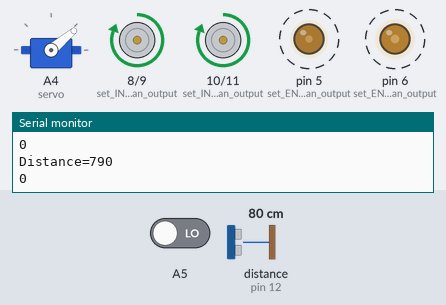
Recording of a sketch running on a simulated Arduino Uno, built with avr-gcc and run on an emulated ATmega328P. On the bench: servo, motor-driver pin pairs drawn as motors (green arrow = first pin HIGH = forward, orange = second pin HIGH = backward, longer = more drive), output pins drawn as LEDs (lit = HIGH), the last lines printed to the serial monitor. Wiring (inferred from the names in the program): ultrasonic range finder: trigger pin 7; echo pin 12. Dashed ring = blinking. Inputs (shaded band) come from the test bench; at power-on: A5 LOW, distance to the obstacle (sensor on pin 12) 80 cm. The echo pulse lasts 58.3 µs per cm; pins used as bus, display or sensor lines are not drawn.

Above: at 1.2 s.
1.3 s: A5 driven HIGH
At 1.7 s:
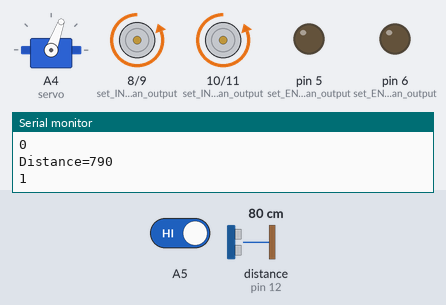
At 3.1 s:
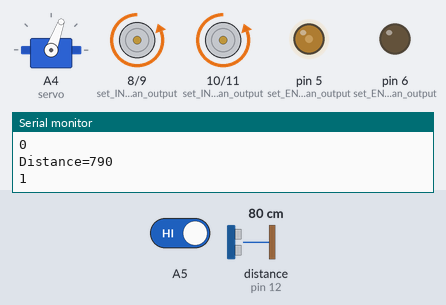
4.3 s: A5 driven LOW
At 5.76 s:
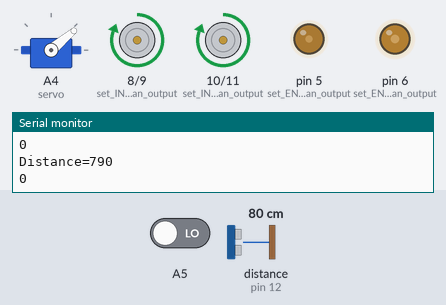
7.3 s: distance to the obstacle (sensor on pin 12) set to 27 cm
10.3 s: distance to the obstacle (sensor on pin 12) set to 23 cm
13.3 s: distance to the obstacle (sensor on pin 12) set to 17 cm
16.3 s: distance to the obstacle (sensor on pin 12) set to 13 cm
At 17.0 s:
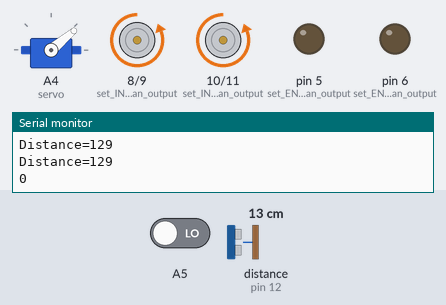
Timing chart, 0 to 24.3 s (numbered marks = the images above; inputs shaded):
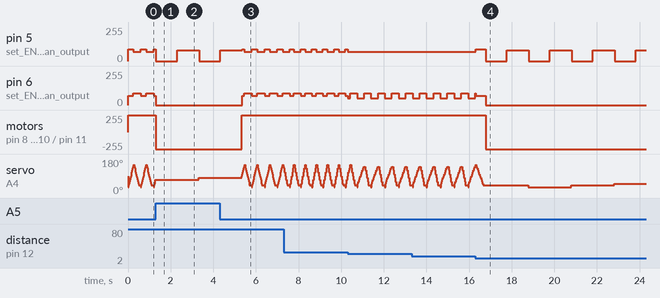

Measured:
- the behaviour switches between 16 and 15 cm on distance to the obstacle (sensor on pin 12) (found by bisection; images 3 and 4)
- after the input at 1.3 s, motor on pin 8 (set_IN1_as_an_output) / pin 9 (set_IN2_as_an_output), motor on pin 10 (set_IN3_as_an_output) / pin 11 (set_IN4_as_an_output): forward 255/255 → backward 255/255 at once
- after the input at 4.3 s, pin 6 (set_ENB_as_an_output): 0/255 → 70/255 after 1.1 s, then repeats every 0.60 s: 90/255 0.35 s, 70/255 0.25 s; motor on pin 8 (set_IN1_as_an_output) / pin 9 (set_IN2_as_an_output), motor on pin 10 (set_IN3_as_an_output) / pin 11 (set_IN4_as_an_output): backward 255/255 → forward 255/255 after 1.0 s
- after the input at 16.3 s, pin 5 (set_ENA_as_an_output): 70/255 → 90/255 at once, then repeats every 2.0 s: 0/255 1.0 s, 80/255 1.0 s; motor on pin 8 (set_IN1_as_an_output) / pin 9 (set_IN2_as_an_output), motor on pin 10 (set_IN3_as_an_output) / pin 11 (set_IN4_as_an_output): forward 255/255 → backward 255/255 after 0.48 s

The sketch:

sketch_apr02b.ino
```cpp
#include <Servo.h>


// These #define statements make the code more readable.
// Instead of a pin number "7" or "12" we can write "ECHO" or "TRIG"
#define ECHO 12
#define TRIG 7

int servoPin = A4;
  Servo servo;
  int angle = 0;   // servo position in degrees

void setup() {
  pinMode(ECHO,INPUT); //Initialise pin 12 as an input
  pinMode(TRIG,OUTPUT); //Initialise pin 7 as an output
  Serial.begin(9600); //begin serial communication
  pinMode(5,OUTPUT); //set ENA as an output
  pinMode(6,OUTPUT); //set ENB as an output
  pinMode(8,OUTPUT); //set IN1 as an output
  pinMode(9,OUTPUT); //set IN2 as an output
  pinMode(10,OUTPUT); //set IN3 as an output
  pinMode(11,OUTPUT); //set IN4 as an output
  servo.attach(A4);

}

void loop() {
    for(angle = 30; angle < 150; angle=angle+10)
  {
      unsigned int distance_mm = 0; //This variable will hold the distance
      leftForwards();
      rightForwards();
      distance_mm = sonar_mm(); //call the function sonar_mm and store the result in distance_mm
      Serial.print("Distance="); //print the result to the serial monitor
      Serial.println(distance_mm);
      int sensorVal = digitalRead(A5);
      Serial.println(sensorVal);

      if(distance_mm <= 150 && distance_mm <=100 && sensorVal==0)
       {
             leftForwards();
             rightForwards();
             analogWrite(5,40);
             analogWrite(6,20);

        }
       else if (distance_mm>150 && distance_mm<=250 && sensorVal==0)
         {
              leftForwards();
              rightForwards();
              Serial.print("Distance=");
              Serial.println(distance_mm);
              analogWrite(5,70);  //set the left motor to half speed (ish)
              analogWrite(6,50); //set the right motor to half speed (ish)
         }
        else if (distance_mm > 250 && sensorVal==0)

        {
               leftForwards();
               rightForwards();
               analogWrite(5,90);  //set the left motor to full speed (ish)
               analogWrite(6,70); //set the right motor to full speed (ish)
          }
         else{
                leftBackwards();
                rightBackwards();
                analogWrite(5,0);
                analogWrite(6,0);
                delay(1000);
                leftBackwards();
                rightBackwards();
                analogWrite(5,80);
                analogWrite(6,0);
                delay(1000);
          }

            servo.write(angle);
            delay(15);
      }
  // now scan back from 180 to 0 degrees
  for(angle = 150; angle > 30; angle=angle-10)
        {
          unsigned int distance_mm = 0; //This variable will hold the distance
        leftForwards();
        rightForwards();
        distance_mm = sonar_mm(); //call the function sonar_mm and store the result in distance_mm
        Serial.print("Distance="); //print the result to the serial monitor
        Serial.println(distance_mm);
        int sensorVal = digitalRead(A5);
        Serial.println(sensorVal);

        if(distance_mm <= 100 && sensorVal==0)
            {
              leftForwards();
              rightForwards();
              analogWrite(5,90);
              analogWrite(6,70);

            }
         else if (distance_mm>100 && distance_mm<=150 && sensorVal==0)
              {
                leftForwards();
                rightForwards();
                Serial.print("Distance=");
                Serial.println(distance_mm);
                analogWrite(5,90);  //set the left motor to half speed (ish)
                analogWrite(6,70); //set the right motor to half speed (ish)
              }
          else if (distance_mm > 150 && sensorVal==0)

                {
                  leftForwards();
                  rightForwards();
                  analogWrite(5,70);  //set the left motor to full speed (ish)
                  analogWrite(6,90); //set the right motor to full speed (ish)
                }
          else{
                  analogWrite(5,0);
                  analogWrite(6,0);
                }

              servo.write(angle);
              delay(15);
      }

  unsigned int distance_mm = 0; //This variable will hold the distance
  leftForwards();
  rightForwards();
  distance_mm = sonar_mm(); //call the function sonar_mm and store the result in distance_mm
  Serial.print("Distance="); //print the result to the serial monitor
  Serial.println(distance_mm);
  int sensorVal = digitalRead(A5);
  Serial.println(sensorVal);

  if(distance_mm <= 100 && sensorVal==0)
  {
    leftForwards();
    rightForwards();
    analogWrite(5,90);
    analogWrite(6,70);

  }
  else if (distance_mm>100 && distance_mm<=150 && sensorVal==0)
  {
    leftForwards();
    rightForwards();
    Serial.print("Distance=");
    Serial.println(distance_mm);
    analogWrite(5,90);  //set the left motor to half speed (ish)
    analogWrite(6,70); //set the right motor to half speed (ish)
  }
  else if (distance_mm > 150 && sensorVal==0)

  {
    leftForwards();
    rightForwards();
    analogWrite(5,70);  //set the left motor to full speed (ish)
    analogWrite(6,90); //set the right motor to full speed (ish)
  }
  else{
    analogWrite(5,0);
    analogWrite(6,0);
  }
  delay(100);
}

void leftForwards(void) //This function sets IN1 = LOW and IN2 = HIGH in order to set the direction to forwards for motor 1
{
  digitalWrite(8,HIGH); //IN1
  digitalWrite(9,LOW); //IN2
}

void leftBackwards(void) //This function sets IN1 = HIGH and IN2 = LOW in order to set the direction to backwards for motor 1
{
  digitalWrite(8,LOW); //IN1
  digitalWrite(9,HIGH); //IN2
}

void rightForwards(void)  //This function sets IN3 = LOW and IN4 = HIGH in order to set the direction to forwards for motor 2
{
  digitalWrite(10,HIGH); //IN3
  digitalWrite(11,LOW); //IN4
}
void rightBackwards(void) //This function sets IN3 = HIGH and IN4 = LOW in order to set the direction to forwards for motor 2
{
  digitalWrite(10,LOW); //IN3
  digitalWrite(11,HIGH); //IN4
}


unsigned int sonar_mm(void){
  long duration = 0;
  const float speed_sound = 340.29;// m/s, "const" makes the compiler able to optimise the program where this variable is used, cool!
  // Read in a distance from the ultrasonic distance sensor:
  // The ultrasonic burst is triggered by a HIGH pulse of 10 microseconds.
  digitalWrite(TRIG, HIGH);
  delayMicroseconds(10);
  digitalWrite(TRIG, LOW);
  //read length of time pulse
  duration = pulseIn(ECHO, HIGH); //This function measures a pulsewidth and returns the width in microseconds
  // convert the time into a distance
  // the code "(unsigned int)" turns the result of the distance calculation
  // into an integer instead of a floating point (decimal or fractional) number.
  return (unsigned int)(0.5 * duration * 1e-6 * speed_sound * 1e3);
  //"unsigned" ensures we are returning an unsigned number, remember that there is no such thing as negative distance.

}
```
